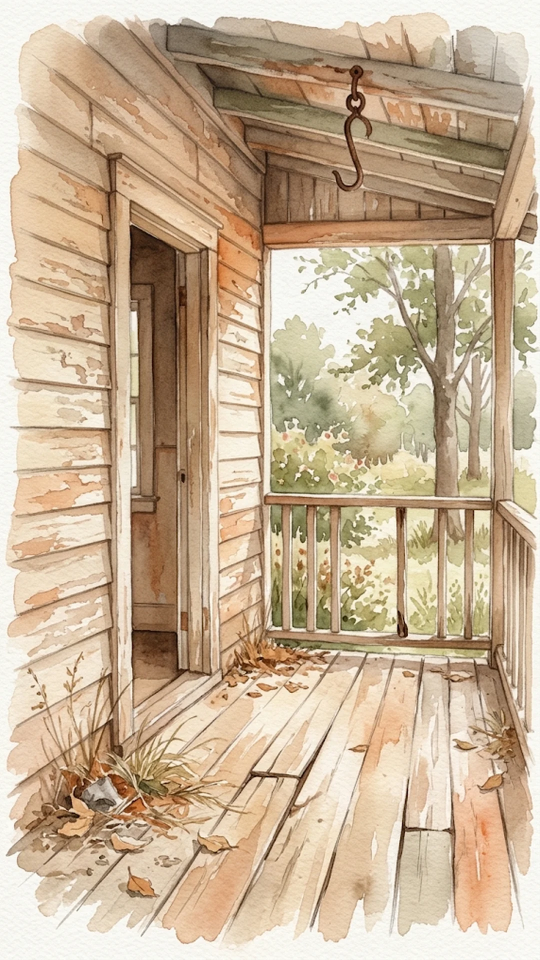
#> input picture UI-v1/assets/porch-before.webp, 1080 x 1920 px (shown at 1/2 size); its folder holds only this picture in this run
$ python -i prepare_generator_icons.py   (imports and definitions only)
#> lines starting #> are read from the running program, lines starting #| are printed output that depends on the picture
"""Bake a 40/44-size wooden tray into each existing 384px generator icon.

Original gen_*.png remain untouched. Run with Python + Pillow after adding source icons.
The application maps gen_* to the generated *_tray resource, including drag/warehouse UI.
"""
from pathlib import Path
from PIL import Image, ImageDraw, ImageFilter

ROOT = Path(__file__).resolve().parents[1]
DRAWABLE = ROOT / "android-assets/drawable"


def make_tray(source: Path) -> Path:
#> called with source = '../UI-v1/assets/porch-before.webp'
    canvas = Image.new("RGBA", (384, 384))
#> canvas: PIL image 384x384 RGBA; every value is 0
    shadow = Image.new("RGBA", canvas.size)
    ImageDraw.Draw(shadow).rounded_rectangle((23, 30, 361, 374), radius=30, fill=(62, 50, 38, 85))
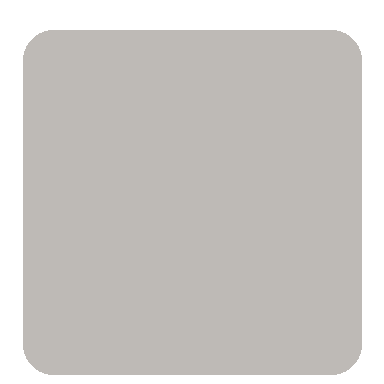
#> shadow: PIL image 384x384 RGBA; mean R, G, B, A 48.8, 39.4, 29.9, 66.9; transparent parts drawn white
    canvas.alpha_composite(shadow.filter(ImageFilter.GaussianBlur(7)))
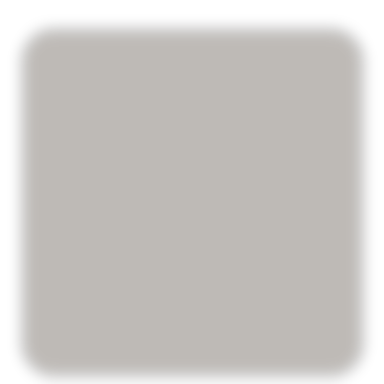
#> canvas: PIL image 384x384 RGBA; mean R, G, B, A 48.8, 39.4, 29.9, 66.9; transparent parts drawn white
    draw = ImageDraw.Draw(canvas)
    draw.rounded_rectangle((18, 18, 366, 366), radius=28, fill="#E8D2B0", outline="#A9703C", width=17)
    draw.rounded_rectangle((39, 39, 345, 345), radius=13, outline="#F7E6C8", width=4)
    # Irregular, quiet grain in the margin rather than a stripe texture over the icon.
    draw.arc((36, 75, 118, 238), 95, 265, fill=(169, 112, 60, 55), width=3)
    draw.arc((280, 130, 350, 312), -80, 82, fill=(169, 112, 60, 55), width=3)
    original = Image.open(source).convert("RGBA")
    cropped = original.crop(original.getbbox())
    cropped.thumbnail((272, 278), Image.Resampling.LANCZOS)
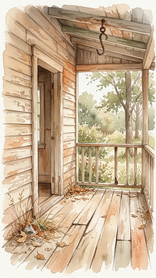
#> cropped: PIL image 156x278 RGBA; mean R, G, B, A 199.9, 177.6, 150.2, 255
    x, y = (384 - cropped.width) // 2, (384 - cropped.height) // 2 - 7
#> x = 114; y = 46
    mask = Image.new("RGBA", canvas.size)
    mask.paste((62, 50, 38, 80), (x + 1, y + 9), cropped.getchannel("A"))
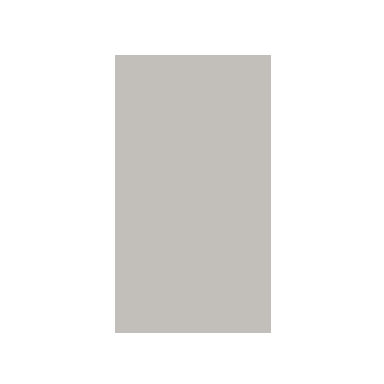
#> mask: PIL image 384x384 RGBA; mean R, G, B, A 18.2, 14.7, 11.2, 23.5; transparent parts drawn white
    canvas.alpha_composite(mask.filter(ImageFilter.GaussianBlur(5)))
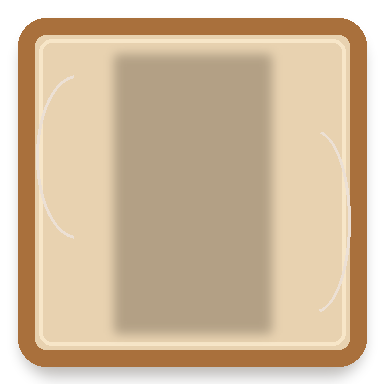
#> canvas: PIL image 384x384 RGBA; mean R, G, B, A 166.6, 143.9, 115.1, 209.8; transparent parts drawn white
    canvas.alpha_composite(cropped, (x, y))
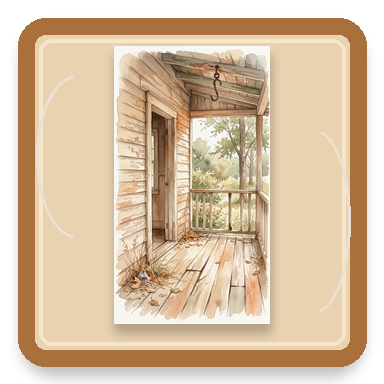
#> canvas: PIL image 384x384 RGBA; mean R, G, B, A 172, 148.4, 119.6, 209.8; transparent parts drawn white
#> (the run stopped early here; a loop or call above may not have finished)
